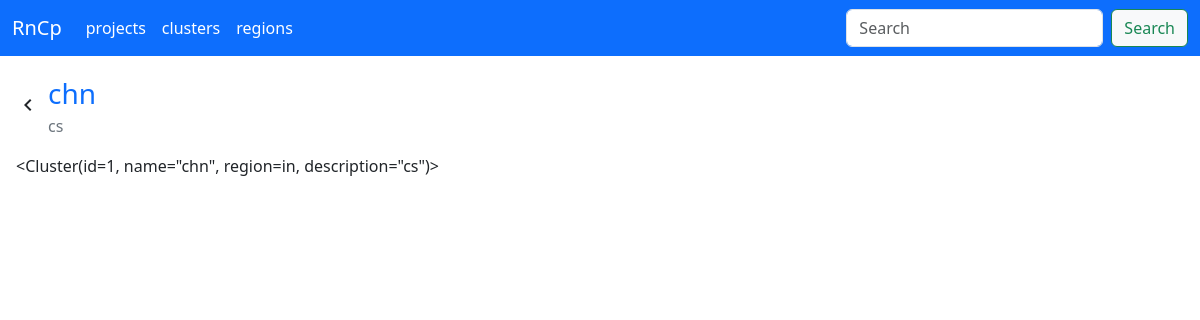
Page /ci/clusters/1 on the committed database.
### models/Cluster.py (models this page shows)
class Cluster(BaseModel):
    __tablename__ = 'cluster'  # Name of the database table
    id = Column(Integer, primary_key=True, autoincrement=True)
    name = Column(String(255), nullable=False)
    description = Column(String(1000))
    active = Column(Boolean, nullable=False, default=False)
    cpu = Column(Integer)
    memory = Column(Integer)
    region_id = Column(Integer, ForeignKey('region.id'), nullable=False)
    region = relationship('Region', back_populates='clusters')
    quotas = relationship('Quota', back_populates='cluster')
    def __repr__(self):
        return f'<Cluster(id={self.id}, name="{self.name}", region={self.region.name}, description="{self.description}")>'

### models/Region.py (models this page shows, shortened)
class Region(BaseModel):
    __tablename__ = 'region'  # Name of the database table
    id = Column(Integer, primary_key=True, autoincrement=True)
    name = Column(String(255), nullable=False)
    description = Column(String(1000))
    country = Column(String(2), nullable=False)
    active = Column(Boolean, nullable=False, default=True)
    clusters = relationship('Cluster', back_populates='region')

### routes/ci/__init__.py (the view)
@ci_api.route('/clusters/<int:cluster_id>', methods=['GET', 'POST'])
def cluster_detail(cluster_id):
    cluster: Cluster = Cluster.query.filter_by(id=cluster_id).first()
    if cluster:
        return render_template('cluster_detail.html', cluster=cluster)
    return redirect("/ci/clusters", code=302)

### models/Base.py (called while the page is built)
    def __get__(self, _, owner_cls):
        return self.fget(owner_cls)

    @class_property
    def query(cls):
        return cls.session.query(cls)

    @class_property
    def session(cls):
        return gen_session()

### utils/db.py (called while the page is built, shortened)
def gen_session(url=get_env_variable("datasource.url", "sqlite:///pi-gate.db")) -> scoped_session:
    return engines[url]

### templates/cluster_detail.html (shortened to what this page needs)
{% extends "base.html" %} {% block title %}{{cluster.name}}{% endblock title %}
{% block body %}
<div class="p-3">
  <div class="d-flex align-items-center justify-content-start pb-3">
    <span class="material-icons"> navigate_before </span>
    <a
      class="text-primary d-flex flex-column px-2 text-decoration-none"
      href="{{ url_for('root.ci.clusters') }}"
    >
      <span class="fs-3">{{cluster.name}}</span>
      <span class="fs-6 text-secondary">{{cluster.description}}</span>
    </a>
  </div>
  <div>{{cluster}}</div>
</div>
{% endblock body %}

### rows in the picture
Cluster: name "chn", description "cs", id+name+description "<Cluster(id=1, name=\"chn\", region=in, description=\"cs\")>"

### other values in the picture
{{ nav }} "projects" "clusters" "regions"
